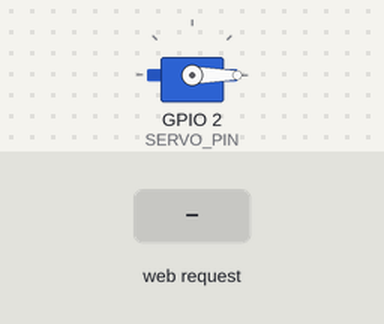
Bench run of a sketch on a simulated ESP8266 (NodeMCU). On the bench: servo. The test bench sets the inputs (shaded band). WiFi joins after 1.5 s; servers stay silent unless stated; what the sketch prints to the serial monitor is not drawn.

Above: at 2.7 s.
2.8 s: HTTP request GET /door?action=open received
At 3.8 s:
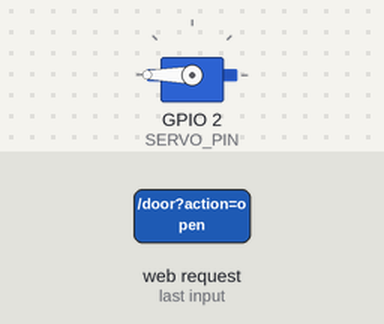
Timing chart, 0 to 9.3 s (numbered marks = the images above; inputs shaded):
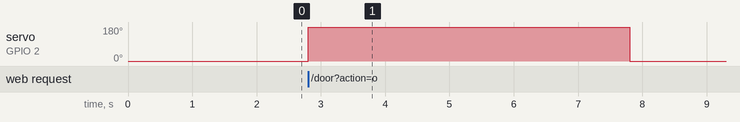

The sketch:

Esp8266.ino
```cpp
#include <ESP8266WiFi.h>
#include <ESP8266WebServer.h>
#include <Servo.h>

const char *ssid = "Ngu";             // Tên WiFi
const char *password = "khanhkhanh";  // Mật khẩu WiFi

ESP8266WebServer server(80);
Servo myServo;
#define SERVO_PIN 2  // GPIO2 (D4) nối với Servo

void handleServoControl() {
  if (server.hasArg("action")) {
    String action = server.arg("action");

    if (action == "open") {
      myServo.write(180);  // Mở cửa
      server.send(200, "text/plain", "Cửa ĐÃ MỞ!");
      Serial.println("Mở cửa!");
      delay(5000);       // Giữ cửa mở 5s
      myServo.write(0);  // Đóng cửa lại
      Serial.println("Đóng cửa lại!");
    } else if (action == "close") {
      myServo.write(0);  // Đóng cửa ngay lập tức
      server.send(200, "text/plain", "Cửa ĐÃ ĐÓNG!");
      Serial.println("Đóng cửa!");
    } else {
      server.send(400, "text/plain", "Sai lệnh!");
    }
  } else {
    server.send(400, "text/plain", "Thiếu tham số!");
  }
}

void setup() {
  Serial.begin(115200);
  myServo.attach(SERVO_PIN);
  myServo.write(0);  // Ban đầu cửa đóng

  WiFi.begin(ssid, password);
  Serial.print("Đang kết nối WiFi...");
  while (WiFi.status() != WL_CONNECTED) {
    delay(500);
    Serial.print(".");
  }
  Serial.println("\nWiFi đã kết nối!");
  Serial.print("Truy cập: http://");
  Serial.println(WiFi.localIP());

  server.on("/door", handleServoControl);  // Đổi tên endpoint cho đúng chức năng
  server.begin();
}

void loop() {
  server.handleClient();
}
```

Measured:
- after the input at 2.8 s, servo on GPIO 2 (SERVO_PIN): 0° → 180° at once, → 0° 5.0 s later
